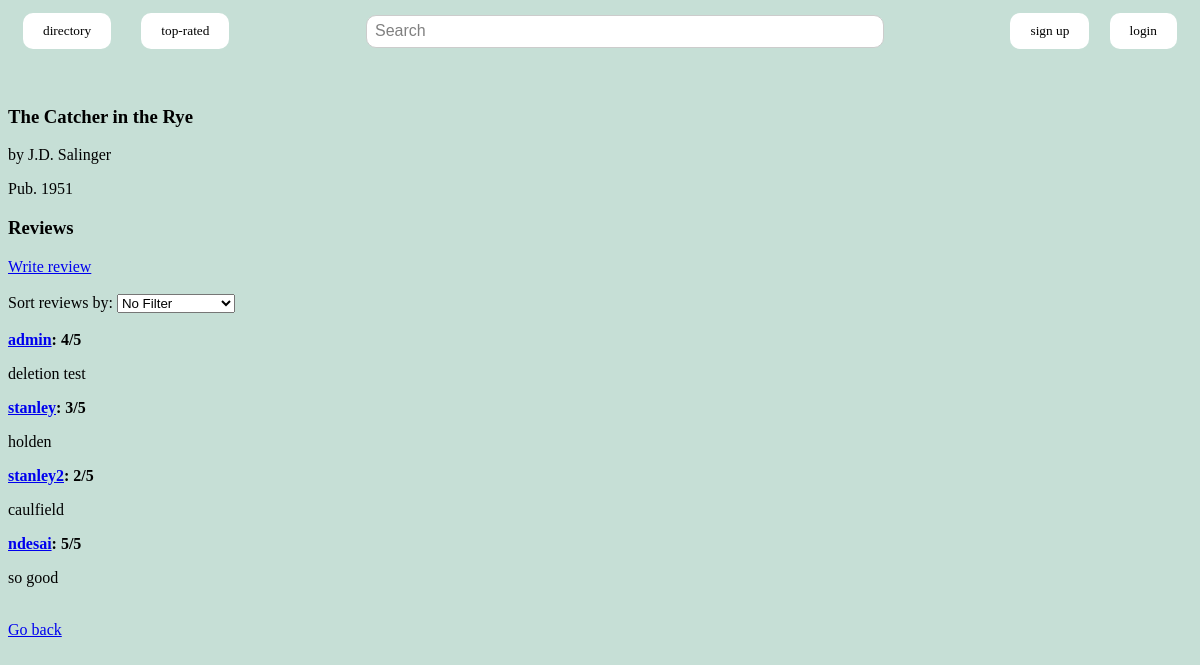
The page /books/1/ on the database as committed earlier.
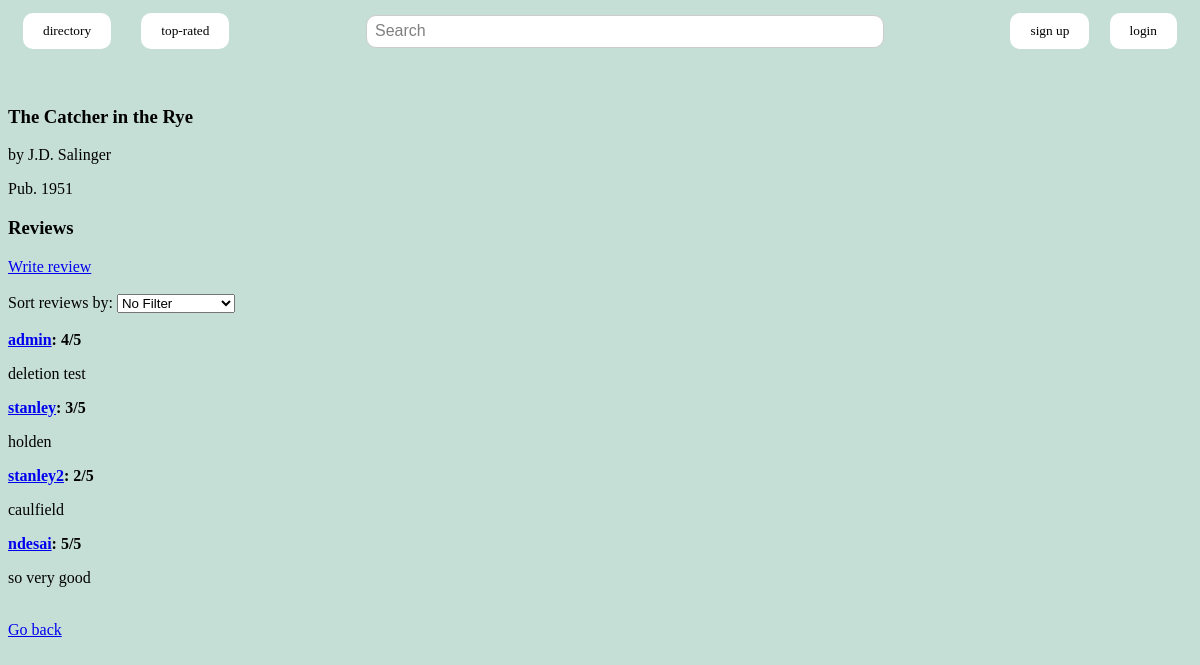
The same page on the database as committed later.
### reviews/models.py (models this page shows)
class Review(models.Model):
    user = models.ForeignKey(User, on_delete=models.CASCADE, blank=True)
    book = models.ForeignKey(Book, on_delete=models.CASCADE)
    rating = models.IntegerField(blank=False, default=0)
    text = models.CharField(blank=False,max_length=500)
    images = models.ImageField(upload_to='review_images/',blank=True);

### books/views.py (the view)
# urls.py: path("<int:book_id>/", views.displayBookInfo, name="view_book"),
def displayBookInfo(request, book_id):
    book = Book.objects.get(pk=book_id)
    reviews = Review.objects.filter(book__id=book_id)
    user_review = None
    if request.user.is_authenticated:
        user_review = reviews.filter(user=request.user)
        reviews = reviews.exclude(user=request.user)
    sort_options = request.GET.get('sort')
    if sort_options == 'favorable':
        reviews = reviews.order_by('-rating')  # Sort by most favorable
    elif sort_options == 'unfavorable':
        reviews = reviews.order_by('rating')  # Sort by least favorable
    context = {
        "book": book,
        "reviews": reviews,
        "user_review": None if not user_review else user_review[0],
    }
    return render(request, "books/book.html", context);

### templates/books/book.html (shortened to what this page needs)
{% extends "base.html" %}
{% block content %}
    <h3>{{ book.title }}</h3>
    <p>by {{ book.author }}</p>
    <p>Pub. {{ book.pub_year }}</p>
    <h3>Reviews</h3>
    {% if not user_review %}
        <a href="{% url 'books:review_book' book.id %}">Write review</a><br /><br />
    {% endif %}
    <form id="sort-form" method="GET" action="{% url 'books:view_book' book.id %}">
        <label for="sort">Sort reviews by:</label>
        <select id="sort" name="sort">
            <option value="" {% if sort_options == '' %}selected{% endif %}>No Filter</option>
        </select>
    </form>
    <br/>
    {% for review in reviews %}
        <b><a href="{% url 'profiles:profile' review.user.id %}">{{review.user.username}}</a>: {{ review.rating }}/5</b>
        <p>{{ review.text }}</p>
    {% endfor %}
    <br/>
    <a href="{% url 'books:list_books' %}">Go back</a>
{% endblock %}

Rows that differ between the two databases and show on the page:
changed Review "ndesai": text "so good" → "so very good"
